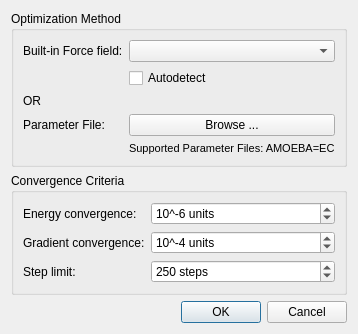
<?xml version="1.0" encoding="UTF-8"?>
<ui version="4.0">
 <class>Avogadro::QtPlugins::ForceFieldDialog</class>
 <widget class="QDialog" name="Avogadro::QtPlugins::ForceFieldDialog">
  <property name="geometry">
   <rect>
    <x>0</x>
    <y>0</y>
    <width>365</width>
    <height>275</height>
   </rect>
  </property>
  <property name="sizePolicy">
   <sizepolicy hsizetype="Fixed" vsizetype="Fixed">
    <horstretch>0</horstretch>
    <verstretch>0</verstretch>
   </sizepolicy>
  </property>
  <property name="windowTitle">
   <string>Geometry Optimization Parameters</string>
  </property>
  <layout class="QGridLayout" name="gridLayout">
   <property name="sizeConstraint">
    <enum>QLayout::SetFixedSize</enum>
   </property>
   <item row="2" column="0">
    <widget class="QDialogButtonBox" name="buttonBox">
     <property name="orientation">
      <enum>Qt::Horizontal</enum>
     </property>
     <property name="standardButtons">
      <set>QDialogButtonBox::Cancel|QDialogButtonBox::Ok</set>
     </property>
    </widget>
   </item>
   <item row="1" column="0">
    <widget class="QGroupBox" name="groupBox_3">
     <property name="title">
      <string>Convergence Criteria</string>
     </property>
     <layout class="QFormLayout" name="formLayout_3">
      <item row="0" column="0">
       <widget class="QLabel" name="label_2">
        <property name="text">
         <string>Energy convergence:</string>
        </property>
       </widget>
      </item>
      <item row="2" column="0">
       <widget class="QLabel" name="label_5">
        <property name="text">
         <string>Step limit:</string>
        </property>
       </widget>
      </item>
      <item row="0" column="1">
       <widget class="QSpinBox" name="energyConv">
        <property name="suffix">
         <string> units</string>
        </property>
        <property name="prefix">
         <string>10^</string>
        </property>
        <property name="minimum">
         <number>-10</number>
        </property>
        <property name="maximum">
         <number>9</number>
        </property>
        <property name="value">
         <number>-6</number>
        </property>
       </widget>
      </item>
      <item row="2" column="1">
       <widget class="QSpinBox" name="stepLimit">
        <property name="suffix">
         <string> steps</string>
        </property>
        <property name="minimum">
         <number>0</number>
        </property>
        <property name="maximum">
         <number>100000</number>
        </property>
        <property name="singleStep">
         <number>50</number>
        </property>
        <property name="value">
         <number>250</number>
        </property>
       </widget>
      </item>
      <item row="1" column="0">
       <widget class="QLabel" name="label_4">
        <property name="text">
         <string>Gradient convergence:</string>
        </property>
       </widget>
      </item>
      <item row="1" column="1">
       <widget class="QSpinBox" name="gradConv">
        <property name="suffix">
         <string> units</string>
        </property>
        <property name="prefix">
         <string>10^</string>
        </property>
        <property name="minimum">
         <number>-10</number>
        </property>
        <property name="maximum">
         <number>-1</number>
        </property>
        <property name="value">
         <number>-4</number>
        </property>
       </widget>
      </item>
     </layout>
    </widget>
   </item>
   <item row="0" column="0">
    <widget class="QGroupBox" name="groupBox_2">
     <property name="title">
      <string>Optimization Method</string>
     </property>
     <layout class="QFormLayout" name="formLayout">
      <item row="0" column="0">
       <widget class="QLabel" name="label">
        <property name="text">
         <string>Built-in Force field:</string>
        </property>
       </widget>
      </item>
      <item row="0" column="1">
       <widget class="QComboBox" name="forceField"/>
      </item>
      <item row="3" column="0">
       <widget class="QLabel" name="label_ParameterSet"> 
        <property name="text">
         <string>Parameter File:</string>
        </property>
       </widget>
      </item>
      <item row="2" column="0">
       <widget class="QLabel" name="label_OR">
        <property name="text">
         <string>OR</string>
        </property>
       </widget>
      </item>
      <item row="4" column="1">
       <widget class="QLabel" name="label_ParameterSetHint">
        <property name="text">
         <string>Supported Parameter Files: AMOEBA=EC</string>
        </property>
        <property name="font">
         <font>
          <pointsize>8</pointsize> <!-- Set the desired font size for the second part -->
         </font>
        </property>
        <property name="margin">0</property> <!-- Set the margin to reduce vertical space -->
       </widget>
      </item>
      <item row="3" column="1">
       <widget class="QPushButton" name="browseFileButton"> 
        <property name="text">
         <string> Browse ... </string>
        </property>
       </widget>
      </item>
      <item row="1" column="1">
       <widget class="QCheckBox" name="useRecommended">
        <property name="text">
         <string>Autodetect</string>
        </property>
       </widget>
      </item>
     </layout>
    </widget>
   </item>
  </layout>
 </widget>
 <tabstops>
  <tabstop>forceField</tabstop>
  <tabstop>useRecommended</tabstop>
  <tabstop>browseFileButton</tabstop> 
  <tabstop>parameterSetComboBox</tabstop>
  <tabstop>energyConv</tabstop>
  <tabstop>stepLimit</tabstop>
  <tabstop>buttonBox</tabstop>
 </tabstops>
 <resources/>
 <connections>
  <connection>
   <sender>buttonBox</sender>
   <signal>accepted()</signal>
   <receiver>Avogadro::QtPlugins::ForceFieldDialog</receiver>
   <slot>accept()</slot>
   <hints>
    <hint type="sourcelabel">
     <x>248</x>
     <y>254</y>
    </hint>
    <hint type="destinationlabel">
     <x>157</x>
     <y>274</y>
    </hint>
   </hints>
  </connection>
  <connection>
   <sender>buttonBox</sender>
   <signal>rejected()</signal>
   <receiver>Avogadro::QtPlugins::ForceFieldDialog</receiver>
   <slot>reject()</slot>
   <hints>
    <hint type="sourcelabel">
     <x>316</x>
     <y>260</y>
    </hint>
    <hint type="destinationlabel">
     <x>286</x>
     <y>274</y>
    </hint>
   </hints>
  </connection>
 </connections>
</ui>
